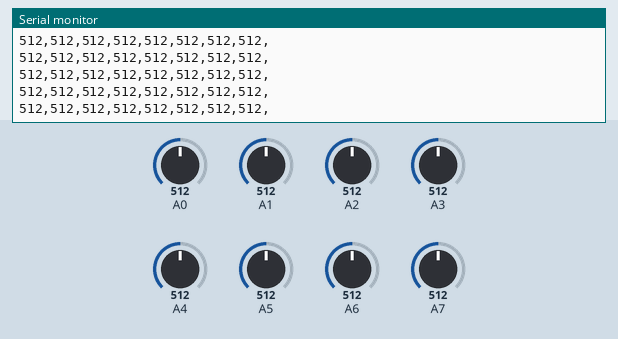
The program below on a simulated Arduino Nano, built with avr-gcc and run on an emulated ATmega328P. On the bench: the last lines printed to the serial monitor. Inputs (shaded band) come from the test bench; at power-on: A0 = 512, A4 = 512, A1 = 512, A2 = 512, A3 = 512, A5 = 512, A6 = 512, A7 = 512.

Above: at 1.2 s.
1.3 s: A0 set to 108
At 2.2 s:
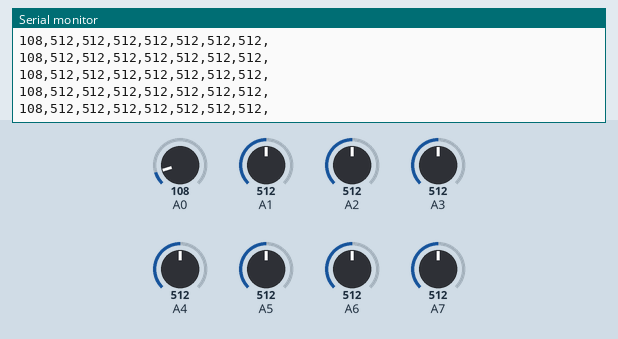
4.3 s: A0 set to 90
At 4.9 s:
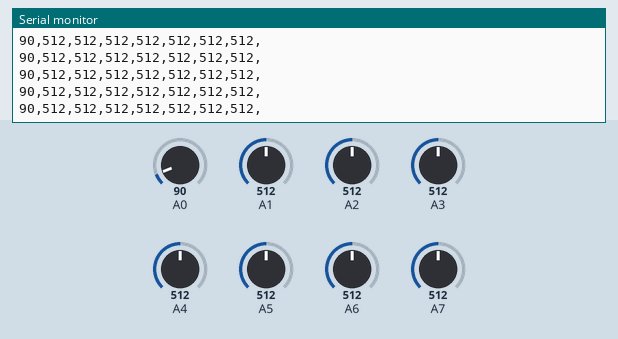
5.8 s: A4 set to 111
At 6.8 s:
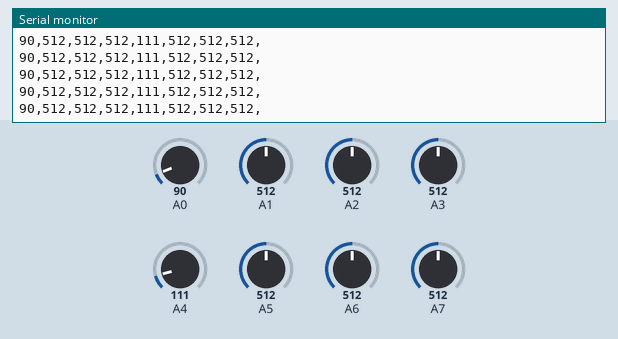
8.8 s: A4 set to 90
At 9.8 s:
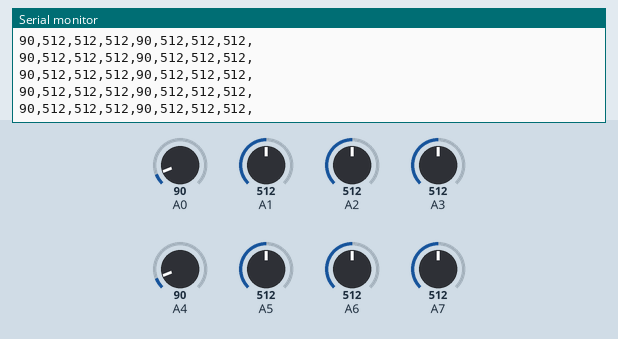
Timing chart, 0 to 11.8 s (numbered marks = the images above; inputs shaded):
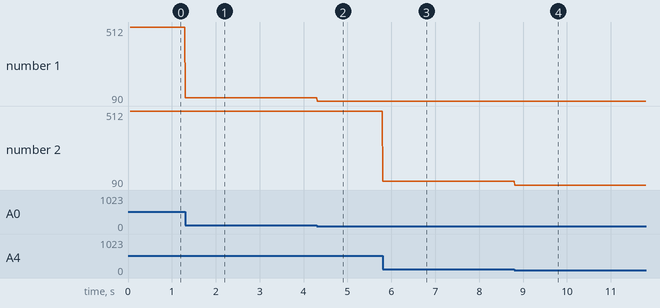

The program:

main.cpp
```cpp
/*
Author: cb
Date: April 18
Purpose:
 - read analog inputs (ir-data and force sensors)
 - write data to serial
 -
Attention:
 - check BAUDRATE
 - check TSAMPLE
 - check NOI
 -
*/

 #include "Arduino.h"
 #include <Wire.h>
// #include <Adafruit_BNO055.h>

#define TSAMPLE 16496 //in us (16500us := measuring cycle of 0a41sk/0a51sk/0a21ysk/0a02yk )
#define NOI 8 //12  // number of analog inputs (12 IR + 2 iefsr-force-sensors)
#define BAUDRATE 57600


void measure( void ) {
  for (int i = 0; i<NOI; i++){
    analogRead(i); // dummy measurement for adc
    Serial.print( analogRead(i) );
    Serial.print( "," );
  }
  Serial.print("\n");
}

void setup(){
  Serial.begin(BAUDRATE);
  delay(50);
}

void loop() {

  unsigned long lastMeasurement = micros();
  measure();

  while (1) {
    if ((micros()-lastMeasurement) >= TSAMPLE){
      lastMeasurement = micros();
      measure();
      // Serial.println(micros()-lastMeasurement);
    }
  }
}
```

Measured:
- after the input at 1.3 s, the serial monitor: prints a new line at once (image 1)
- after the input at 4.3 s, the serial monitor: prints a new line at once (image 2)
- after the input at 5.8 s, the serial monitor: prints a new line at once (image 3)
- after the input at 8.8 s, the serial monitor: prints a new line at once (image 4)
- plotted number 1: 512 → 108 after the input at 1.3 s, 108 → 90 after the input at 4.3 s
- plotted number 2: 512 → 111 after the input at 5.8 s
